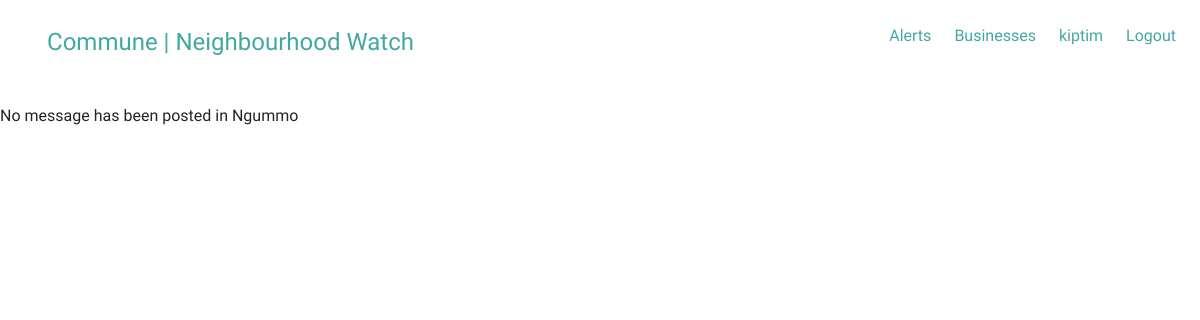
/alerts/ (signed in), run on an earlier commit of the app's database.
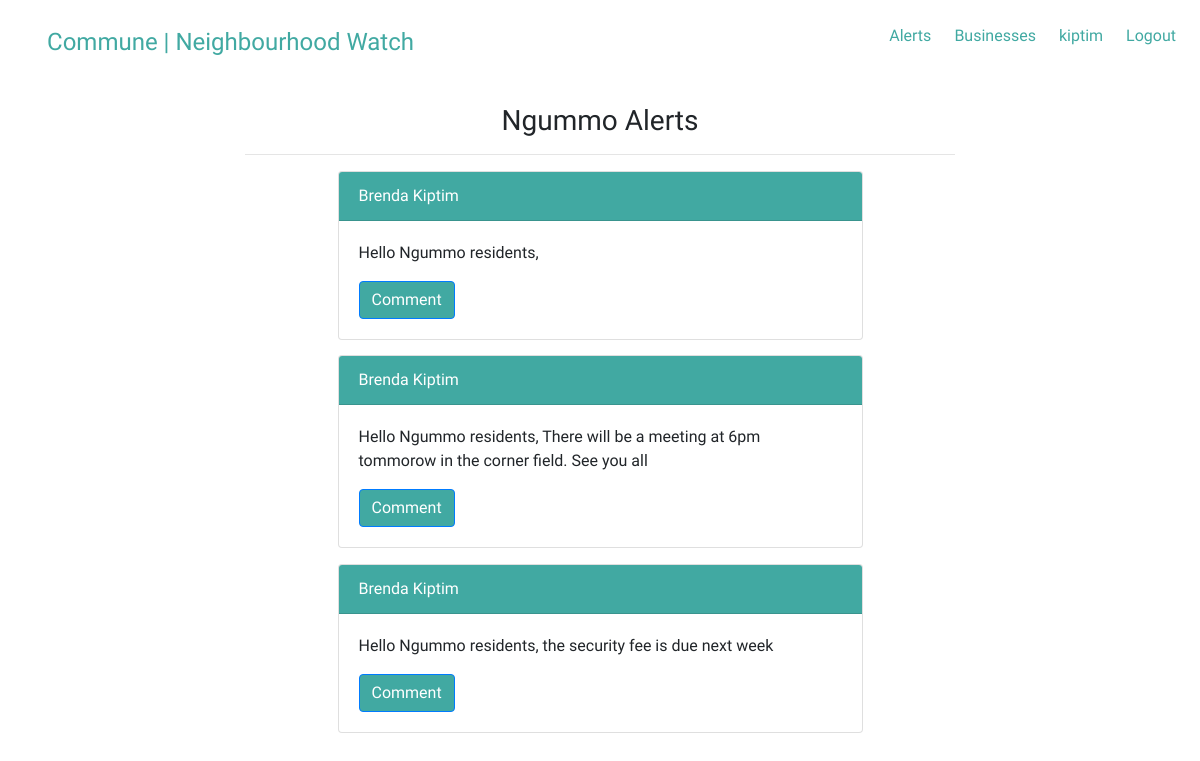
And on a later commit of the database.
### communeapp/models.py (models this page shows, shortened)
class Neighbourhood(models.Model):
    neighbourhood_name=models.CharField(max_length=250)
    location=models.CharField(max_length=200)
    occupation_count=models.IntegerField()
    def __str__(self):
        return self.neighbourhood_name

class Message(models.Model):
    message=models.CharField(max_length=1000)
    user=models.ForeignKey(User)
    profile=models.ForeignKey(Profile)
    hood=models.ForeignKey(Neighbourhood)

class Profile(models.Model):
    name=models.CharField(max_length=50)
    profile_image = models.ImageField(upload_to = 'articles/')
    user=models.OneToOneField(User, on_delete=models.CASCADE)
    neighbourhood=models.ForeignKey(Neighbourhood, null=True)
    email=models.CharField(max_length=100)
    email_confirmed=models.BooleanField(default=False)

### communeapp/views.py (the view)
# urls.py: url(r'alerts/$', views.view_messages, name='view_messages'),
def view_messages(request):
    title="Commune | Alerts "
    current_user=request.user
    neighbours=Profile.objects.get(user=current_user)
    neighbourhood=neighbours.neighbourhood
    message=Message.objects.filter(hood=neighbourhood)
    message=message.reverse()
    print(neighbourhood)
    return render(request, 'views/messages.html', {"title":title, "messages":message, "hood":neighbourhood})

### communeapp/templates/views/messages.html (shortened to what this page needs)
{% extends 'views/base.html' %}
{% load bootstrap3 %}
{% load static %}
{% block content %}
{% if messages %}
<div class="container">
    <div class="row">
        <div class="col-md-8 offset-md-2 text-center">
                <h3>{{hood}} Alerts</h3>
                <hr>
        </div>
    </div>
</div>
{% for message in messages %}
<div class="container">
    <div class="row">
        <div class="col-md-6 offset-md-3">
        <div class="card">
                <div class="card-header">
                    {{message.profile.name}}
                </div>
                <div class="card-body">
                    <p class="card-text">{{message.message}}</p>
                    <a id="cardbutton" href="#" class="btn btn-primary">Comment</a>
                </div>
                </div>
</div>
    </div>
</div>
{%endfor%}
{% else %}
<p>No message has been posted in {{hood}}</p>
{% endif %}
{% endblock %}

### communeapp/templates/views/base.html (shortened to what this page needs)
<!DOCTYPE html>
<html lang="en">
<head>
    <link rel="stylesheet" href="https://maxcdn.bootstrapcdn.com/bootstrap/4.0.0/css/bootstrap.min.css">
    {% load static%}
</head>
<body>
    {% include 'navbar.html' %}
    {% block content %}
    {%endblock%}
</body>
</html>

### communeapp/templates/navbar.html (shortened to what this page needs)
<!DOCTYPE html>
<html lang="en">
<head>
    {% load static %}
    <link rel="stylesheet" href="{% static 'css/base.css' %}">
</head>
<body>
              <nav>
                <ul id="navnav">
                  <li id="brand"><a href="{% url 'landingpage'%}">Commune | Neighbourhood Watch</a></li>
                  {% if user.is_authenticated %}
                  <li id="bodynav"><a href="{% url 'logout'%}">Logout</a></li>
                  {%else%}
                  <li id="bodynav"><a href="{% url 'login'%}">Login</a></li>
                  {% endif %}
                  <li id="bodynav"><a href="{% url 'view_profile'%}">{{user.username}}</a></li>
                  <li id="bodynav"><a href="{% url 'view_businesses'%}">Businesses</a></li>
                  <li id="bodynav"><a href="{% url 'view_messages'%}">Alerts</a></li>
                </ul>
              </nav>
</body>
</html>

### static/css/base.css (style rules this page uses)
* { margin:0; padding:0px; padding-right:0px; padding-left:0px; font-family: 'Andika', sans-serif; }
body, .container-fluid, .row, .col-xs-12 { margin:0; padding:0px; padding-right:0px; padding-left:0px; margin-top: 0px; margin-right:0px; position: relative; }
nav { margin:0; padding:0px; height:10vh; background:white; background-attachment: fixed; margin-bottom:2%; }
nav ul { padding:2%; }
nav li { list-style-type: none; display: inline-block; margin-left:2%; }
nav #bodynav { float:right; }
nav #brand { float:left; font-size:150%; margin-bottom:3px; }
a, a:hover { color:#41A9A2; }
.card { margin-bottom:3%; }
.card-header, #cardbutton { background: #41A9A2; color:white; }

What changed in the data, as far as the page shows it:
added Message: profile.name "Brenda Kiptim", message "Hello Ngummo residents,"
added Message: profile.name "Brenda Kiptim", message "Hello Ngummo residents, There will be a meeting at 6pm tommorow in the corner field. See you all"
added Message: profile.name "Brenda Kiptim", message "Hello Ngummo residents, the security fee is due next week"
Also different on the page:
text no longer shown: "No message has been posted in"
text now shown: "Alerts"
